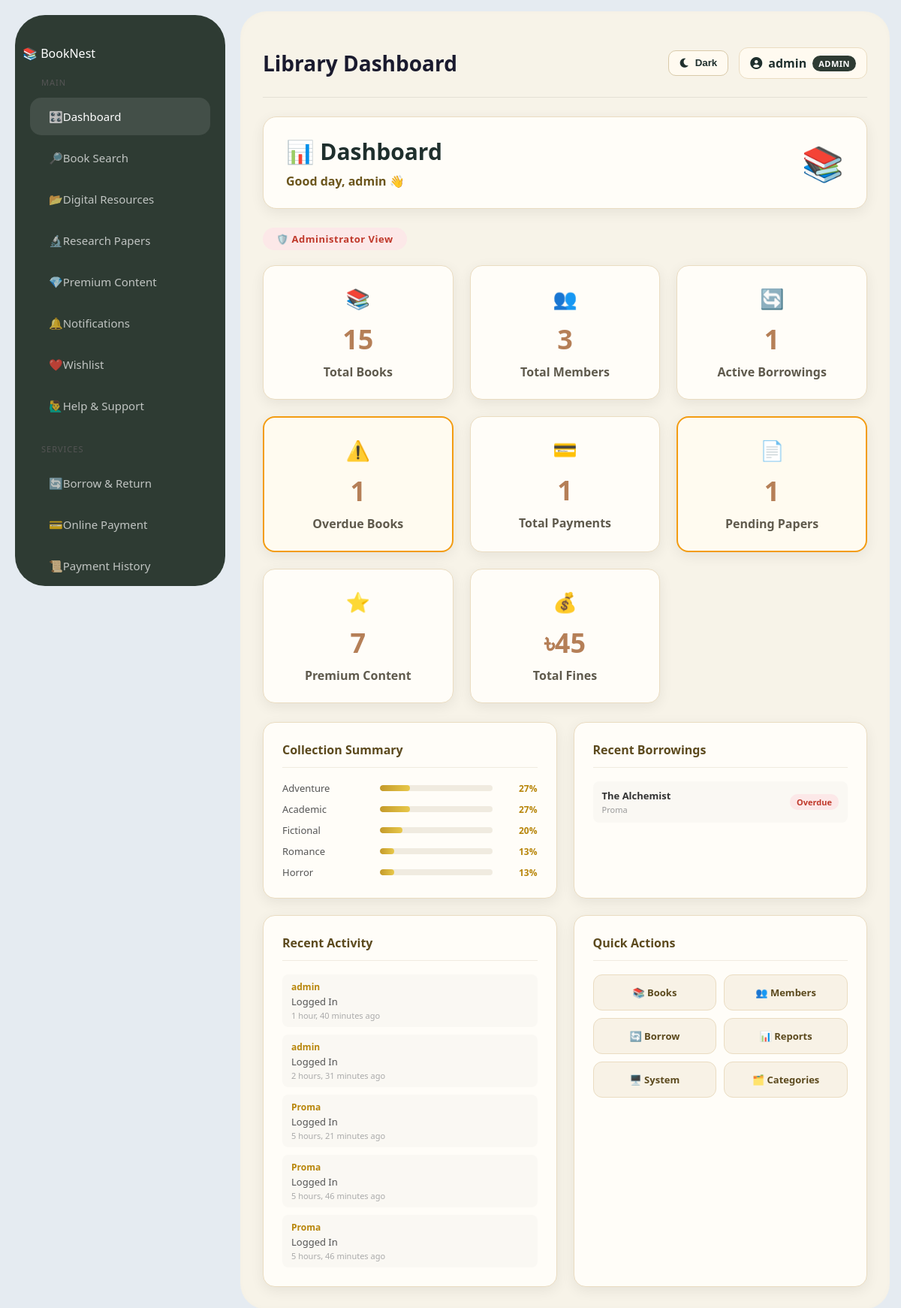
The page / (signed in) on the database its author committed.
### library/models.py (models this page shows, shortened)
class User(AbstractUser):
    ADMIN = 'admin'
    LIBRARIAN = 'librarian'
    REGULAR_USER = 'user'
    ROLE_CHOICES = [
        (ADMIN, 'Administrator'),
        (LIBRARIAN, 'Librarian'),
        (REGULAR_USER, 'Regular User'),
    ]
    role = models.CharField(max_length=20, choices=ROLE_CHOICES, default=REGULAR_USER)
    phone = models.CharField(max_length=15, null=True, blank=True)
    profile_picture = models.ImageField(upload_to='profiles/', null=True, blank=True)
    date_of_birth = models.DateField(null=True, blank=True)
    bio = models.TextField(null=True, blank=True)
    def get_full_name(self):
        if self.first_name and self.last_name:
            return f"{self.first_name} {self.last_name}"
        return self.username

class Category(models.Model):
    name = models.CharField(max_length=100, unique=True)
    class Meta:
        ordering = ['name']
        verbose_name_plural = 'Categories'

class Borrow(models.Model):
    STATUS_CHOICES = [
        ('borrowed', 'Borrowed'),
        ('returned', 'Returned'),
        ('overdue', 'Overdue'),
        ('lost', 'Lost'),
    ]
    book = models.ForeignKey(Book, on_delete=models.CASCADE, related_name='borrows')
    member = models.ForeignKey(User, on_delete=models.CASCADE, related_name='borrowed_books')
    borrow_date = models.DateField(auto_now_add=True)
    due_date = models.DateField(null=True, blank=True)
    return_date = models.DateField(null=True, blank=True)
    is_returned = models.BooleanField(default=False)
    status = models.CharField(max_length=20, choices=STATUS_CHOICES, default='borrowed')
    fine_amount = models.DecimalField(max_digits=6, decimal_places=2, default=0.00)
    notes = models.TextField(null=True, blank=True)

class Book(models.Model):
    title = models.CharField(max_length=200)
    author = models.CharField(max_length=100)
    isbn = models.CharField(max_length=13, unique=True)
    category = models.ForeignKey(Category, on_delete=models.SET_NULL, null=True, blank=True, related_name='books')
    description = models.TextField(null=True, blank=True)
    total_copies = models.PositiveIntegerField(default=1)
    available_copies = models.PositiveIntegerField(default=1)
    cover_image = models.ImageField(upload_to='book_covers/', null=True, blank=True)

class SystemLog(models.Model):
    user = models.ForeignKey(settings.AUTH_USER_MODEL, on_delete=models.CASCADE)
    action = models.CharField(max_length=255)
    ip_address = models.CharField(max_length=100)
    timestamp = models.DateTimeField(auto_now_add=True)

### library/views.py (the view, shortened to what this page needs)
# urls.py: path('', views.home, name='home'),
@login_required
def home(request):
    user = request.user
    today = date.today()
    total_books        = Book.objects.count()
    total_members      = User.objects.filter(role=User.REGULAR_USER).count()
    active_borrows     = Borrow.objects.filter(is_returned=False).count()
    overdue_books      = Borrow.objects.filter(
                             is_returned=False,
                             due_date__lt=today
                         ).count()
    category_data = (
        Book.objects
        .values('category__name')
        .annotate(count=Count('id'))
        .order_by('-count')
    )
    total_book_count = total_books if total_books > 0 else 1
    collection_summary = [
        {
            'name':    item['category__name'] or 'Uncategorized',
            'count':   item['count'],
            'percent': round(item['count'] / total_book_count * 100),
        }
        for item in category_data
    ]
    recent_logs = SystemLog.objects.select_related('user').order_by('-timestamp')[:5]
    context = {
        'total_books':        total_books,
        'total_members':      total_members,
        'active_borrows':     active_borrows,
        'overdue_books':      overdue_books,
        'collection_summary': collection_summary,
        'recent_logs':        recent_logs,
    }
    if user.role == User.ADMIN or user.is_superuser:
        context.update({
            'total_fines':       sum(
                                     b.fine_amount
                                     for b in Borrow.objects.filter(fine_amount__gt=0)
                                 ),
            'total_payments':    Payment.objects.count(),
            'pending_papers':    ResearchPaper.objects.filter(status='pending').count(),
            'total_premium':     PremiumContent.objects.filter(is_active=True).count(),
            'recent_borrows':    Borrow.objects.select_related('book','member')
                                     .order_by('-borrow_date')[:5],
        })
        return render(request, 'library/home.html', context)

### library/templates/library/home.html (shortened to what this page needs)
{% extends 'library/base.html' %}
{% load static %}
{% block page_title %}Library Dashboard{% endblock %}
{% block extra_css %}
<link rel="stylesheet" href="{% static 'library/css/home_dashboard.css' %}">
{% endblock %}
{% block content %}
<div class="dashboard-page">
  <div class="dashboard-header">
    <div>
      <h2>📊 Dashboard</h2>
      <p>Good day, {{ request.user.first_name|default:request.user.username }} 👋</p>
    </div>
    <div class="header-icon">📚</div>
  </div>
  {% if request.user.role == 'admin' or request.user.is_superuser %}
  <div class="role-badge admin-badge">🛡️ Administrator View</div>
  <div class="dashboard-stats">
    <div class="dash-card">
      <div class="dash-icon">📚</div>
      <h3>{{ total_books }}</h3>
      <p>Total Books</p>
    </div>
    <div class="dash-card">
      <div class="dash-icon">👥</div>
      <h3>{{ total_members }}</h3>
      <p>Total Members</p>
    </div>
    <div class="dash-card">
      <div class="dash-icon">🔄</div>
      <h3>{{ active_borrows }}</h3>
      <p>Active Borrowings</p>
    </div>
    <div class="dash-card {% if overdue_books > 0 %}card-warning{% endif %}">
      <div class="dash-icon">⚠️</div>
      <h3>{{ overdue_books }}</h3>
      <p>Overdue Books</p>
    </div>
    <div class="dash-card">
      <div class="dash-icon">💳</div>
      <h3>{{ total_payments }}</h3>
      <p>Total Payments</p>
    </div>
    <div class="dash-card {% if pending_papers > 0 %}card-warning{% endif %}">
      <div class="dash-icon">📄</div>
      <h3>{{ pending_papers }}</h3>
      <p>Pending Papers</p>
    </div>
    <div class="dash-card">
      <div class="dash-icon">⭐</div>
      <h3>{{ total_premium }}</h3>
      <p>Premium Content</p>
    </div>
    <div class="dash-card">
      <div class="dash-icon">💰</div>
      <h3>৳{{ total_fines|floatformat:0 }}</h3>
      <p>Total Fines</p>
    </div>
  </div>
  <div class="dashboard-grid">
    <div class="dashboard-panel">
      <h3>Collection Summary</h3>
      <div class="summary-list">
        {% for item in collection_summary %}
        <div class="summary-row">
          <span>{{ item.name }}</span>
          <div class="summary-bar-wrap">
            <div class="summary-bar" style="width: {{ item.percent }}%;"></div>
          </div>
          <b>{{ item.percent }}%</b>
        </div>
        {% empty %}
        <p class="empty-msg">No categories yet.</p>
        {% endfor %}
      </div>
    </div>
    <div class="dashboard-panel">
      <h3>Recent Borrowings</h3>
      <div class="activity-table">
        {% for b in recent_borrows %}
        <div class="activity-row">
          <div>
            <strong>{{ b.book.title|truncatechars:25 }}</strong>
            <small>{{ b.member.username }}</small>
          </div>
          <span class="status-badge status-{{ b.status }}">{{ b.status }}</span>
        </div>
        {% empty %}
        <p class="empty-msg">No recent borrowings.</p>
        {% endfor %}
      </div>
    </div>
    <div class="dashboard-panel">
      <h3>Recent Activity</h3>
      <ul class="activity-list">
        {% for log in recent_logs %}
        <li>
          <span class="log-user">{{ log.user.username }}</span>
          {{ log.action }}
          <small>{{ log.timestamp|timesince }} ago</small>
        </li>
        {% empty %}
        <li class="empty-msg">No recent activity.</li>
        {% endfor %}
      </ul>
    </div>
    <div class="dashboard-panel">
      <h3>Quick Actions</h3>
      <div class="quick-actions">
        <a href="{% url 'book_list' %}">📚 Books</a>
        <a href="{% url 'member_list' %}">👥 Members</a>
        <a href="{% url 'borrow_list' %}">🔄 Borrow</a>
        <a href="{% url 'reports_analytics' %}">📊 Reports</a>
        <a href="{% url 'system_monitoring' %}">🖥️ System</a>
        <a href="{% url 'category_list' %}">🗂️ Categories</a>
      </div>
    </div>
  </div>
  {% endif %}
</div>
{% endblock %}

### library/templates/library/base.html (shortened to what this page needs)
{% load static %}
<!DOCTYPE html>
<html lang="en" data-theme="light">
<head>
    <link rel="stylesheet"
          href="https://cdnjs.cloudflare.com/ajax/libs/font-awesome/6.0.0/css/all.min.css">
    <link rel="stylesheet" href="{% static 'library/css/style.css' %}">
    {% block extra_css %}{% endblock %}
</head>
<body>
<div class="layout">
    <aside class="sidebar">
        <div class="logo">
            📚 <span>Book</span>Nest
        </div>
        <div class="menu-section">
            <div class="menu-title">Main</div>
            <a href="{% url 'home' %}"
               class="menu-item {% if request.resolver_match.url_name == 'home' %}active{% endif %}">
            <span>🎛️</span>
           Dashboard
          </a>
            <a href="{% url 'book_list' %}"
               class="menu-item {% if request.resolver_match.url_name == 'book_list' %}active{% endif %}">
            <span>🔎</span>
             Book Search
          </a>
            <a href="{% url 'digital_resources' %}"
               class="menu-item {% if request.resolver_match.url_name == 'digital_resources' %}active{% endif %}">
               <span>📂</span>
             Digital Resources
              </a>
            <a href="{% url 'research_papers' %}"
   class="menu-item {% if request.resolver_match.url_name == 'research_papers' %}active{% endif %}">
    <span>🔬</span>
    Research Papers
</a>
            <a href="{% url 'premium_content' %}"
   class="menu-item premium {% if request.resolver_match.url_name == 'premium_content' %}active{% endif %}">
    <span>💎</span>
    Premium Content
</a>
            <a href="{% url 'notification_page' %}"
               class="sidebar-link menu-item {% if request.resolver_match.url_name == 'notification_page' %}active{% endif %}">
                <span class="icon">🔔</span>
                <span class="text">Notifications</span>
            </a>
            <a href="{% url 'wishlist_page' %}"
               class="sidebar-link menu-item {% if request.resolver_match.url_name == 'wishlist_page' %}active{% endif %}">
                <span class="icon">❤️</span>
                <span class="text">Wishlist</span>
            </a>
            <a href="{% url 'help_support_page' %}"
               class="sidebar-link menu-item {% if request.resolver_match.url_name == 'help_support_page' %}active{% endif %}">
                <span class="icon">🙋‍♂️</span>
                <span class="text">Help & Support</span>
            </a>
        </div>
        <div class="menu-section">
            <div class="menu-title">Services</div>
            <a href="{% url 'borrow_list' %}"
   class="menu-item {% if request.resolver_match.url_name == 'borrow_list' %}active{% endif %}">
    <span>🔄</span>
    Borrow & Return
</a>
            <a href="{% url 'online_payment' %}"
   class="menu-item {% if request.resolver_match.url_name == 'online_payment' %}active{% endif %}">
    <span>💳</span>
    Online Payment
</a>
            <a href="{% url 'payment_history' %}"
   class="menu-item {% if request.resolver_match.url_name == 'payment_history' %}active{% endif %}">
    <span>📜</span>
    Payment History
</a>
        </div>
    </aside>
    <main class="main-container">
        <header class="top-nav">
            <h2>
                {% block page_title %}{% endblock %}
            </h2>
            <div class="top-nav-right">
                <button type="button"
                        class="theme-toggle-btn"
                        id="themeToggleBtn">
                </button>
                <div class="user-profile">
                    <i class="fas fa-user-circle"></i>
                    <span>{{ user.username }}</span>
                    <span class="role-tag">
                        {{ user.role|upper }}
                    </span>
                </div>
            </div>
        </header>
        {% block content %}
        {% endblock %}
    </main>
</div>
</body>
</html>

### library/static/library/css/style.css (style rules this page uses)
* { margin: 0; padding: 0; box-sizing: border-box; }
body { font-family: 'Segoe UI', sans-serif; background: #e5ebf1; color: #333; }
.layout { display: flex; min-height: calc(100vh - 60px); }
.sidebar { width: 280px; background: #2e3b33; padding: 40px 10px; margin: 20px; border-radius: 40px; color: white; display: flex; flex-direction: column; }
.sidebar a { display: flex; align-items: center; color: rgba(255, 255, 255, 0.7); text-decoration: none; padding: 15px 25px; font-size: 15px; border-radius: 15px; margin: 5px 10px; transition: 0.3s; }
.sidebar a:hover, .sidebar a.active { color: #fff; background: rgba(255, 255, 255, 0.1); }
.sidebar .menu-title { color: #555; font-size: 11px; text-transform: uppercase; padding: 20px 25px 8px; letter-spacing: 1px; }
.main-container { flex: 1; background: #f7f3e8; margin: 15px 15px 15px 0; border-radius: 35px; padding: 30px; box-shadow: inset 0 0 10px rgba(0, 0, 0, 0.02); }
:root { --gold: #c9a84c; --gold-light: #f0d080; --gold-bg: #fdf6e3; --card-bg: #ffffff; --text-dark: #1a2e2a; --text-muted: #6b7c76; --border: #e4ddd0; --success: #2d6a4f; --danger: #8b1a1a; }
.status-badge { background: #dff7df; color: #167a16; padding: 10px 18px; border-radius: 30px; font-weight: 700; }
.top-nav { width: 100%; min-height: 78px; display: flex; justify-content: space-between; align-items: center; gap: 20px; padding: 18px 0 24px; margin-bottom: 25px; border-bottom: 1px solid rgba(0, 0, 0, 0.08); }
.top-nav h2 { margin: 0; color: #1a1a2e; font-size: 28px; font-weight: 800; }
.top-nav-right { display: flex; align-items: center; gap: 14px; flex-wrap: wrap; }
.theme-toggle-btn { display: inline-flex; align-items: center; gap: 7px; padding: 9px 14px; border: 1px solid #d9caa9; border-radius: 10px; background: #fffaf0; color: #1f2f2d; font-weight: 700; cursor: pointer; line-height: 1; }
.user-profile { display: inline-flex; align-items: center; gap: 8px; background: #fffaf0; border: 1px solid #eadcc1; padding: 9px 14px; border-radius: 12px; color: #1f2f2d; font-weight: 700; }
.role-tag { background: #2e3b33; color: #ffffff !important; padding: 3px 8px; border-radius: 999px; font-size: 11px; letter-spacing: 0.5px; }
.sidebar { height: calc(100vh - 40px); overflow-y: auto; overflow-x: hidden; position: sticky; top: 20px; }

### rows shown on the page
User: username "admin", role "ADMIN", user.first_name "admin"
Category: name "Adventure", percent "27"
Category: name "Academic", percent "27"
Category: name "Fictional", percent "20"
Category: name "Romance", percent "13"
Category: name "Horror", percent "13"
Borrow: book "The Alchemist", member.username "Proma", status "Overdue"
SystemLog: user.username "admin", action "Logged In", timestamp "1 hour, 40 minutes"
SystemLog: user.username "admin", action "Logged In", timestamp "2 hours, 31 minutes"
SystemLog: user.username "Proma", action "Logged In", timestamp "5 hours, 21 minutes"
SystemLog: user.username "Proma", action "Logged In", timestamp "5 hours, 46 minutes"
SystemLog: user.username "Proma", action "Logged In", timestamp "5 hours, 46 minutes"

### other values the page prints
{{ total_books }} "15"
{{ total_members }} "3"
{{ active_borrows }} "1"
{{ overdue_books }} "1"
{{ total_payments }} "1"
{{ pending_papers }} "1"
{{ total_premium }} "7"
{{ total_fines|floatformat:0 }} "45"
